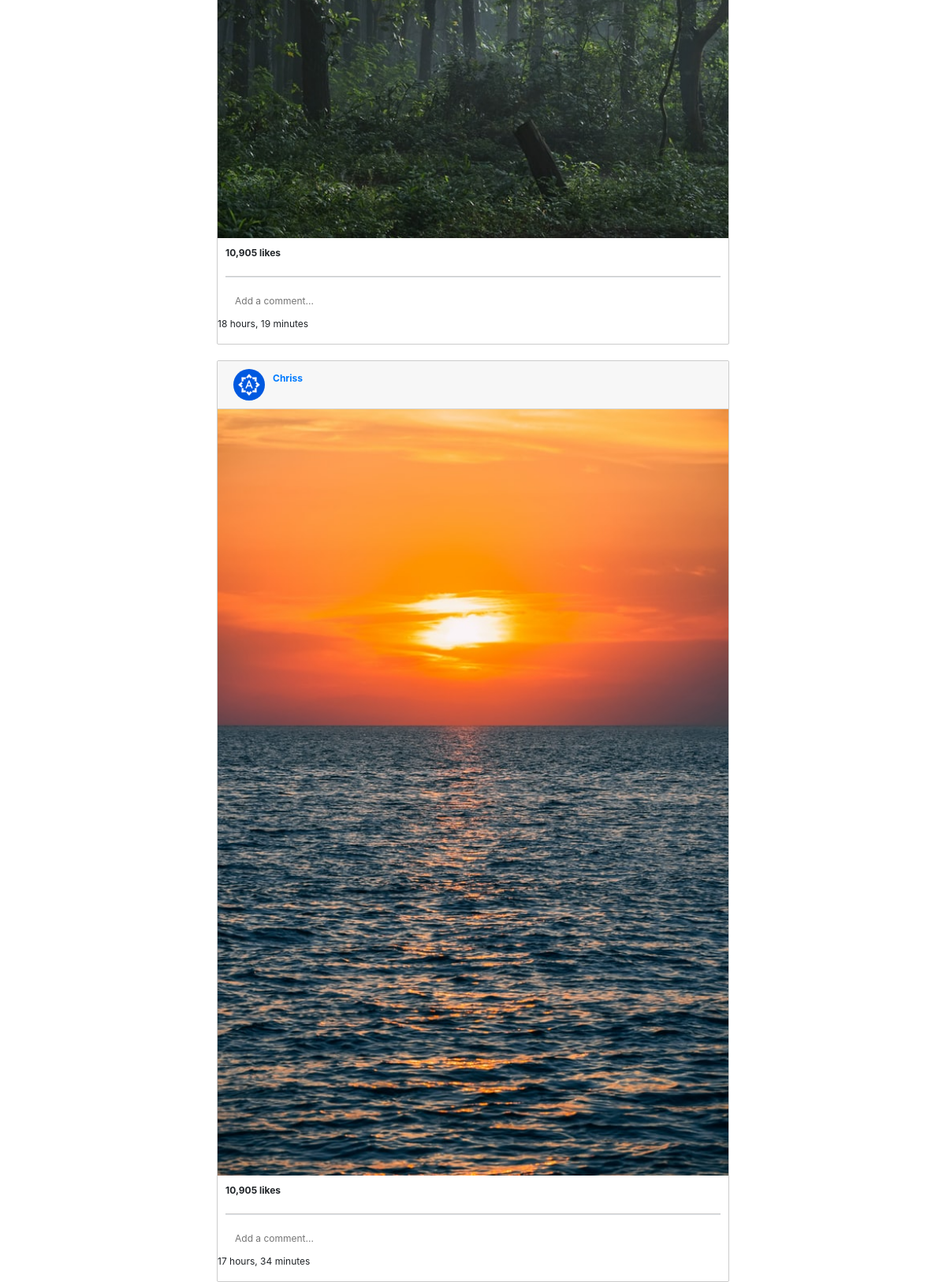
Page /home/ (lower part) on the earlier database version.
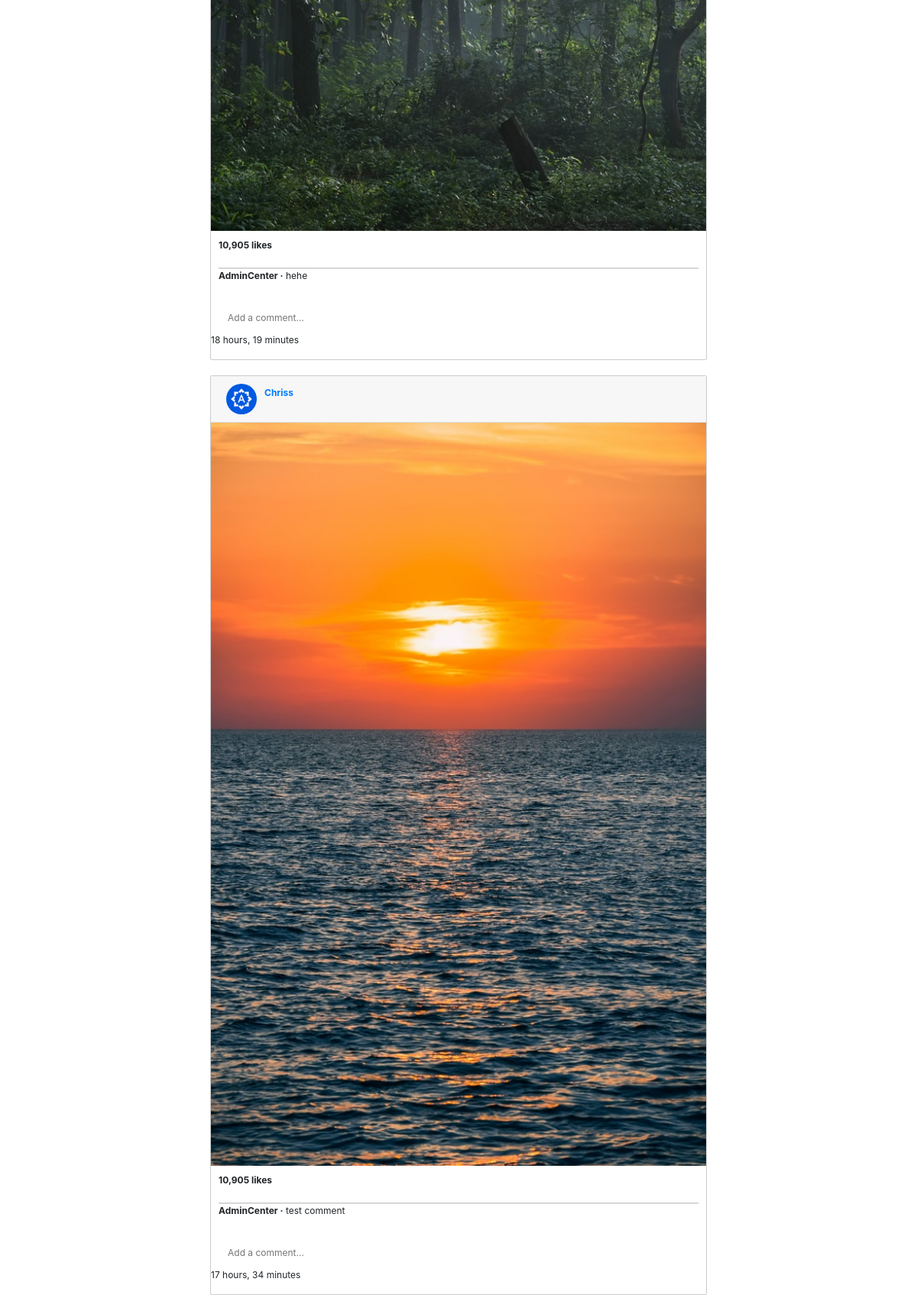
Same page on the later database version.
### instapp/models.py (models this page shows, shortened)
class Post(models.Model):
    image = models.ImageField(upload_to='images/')
    caption = models.TextField()
    date_posted = models.DateTimeField(default=timezone.now)
    author = models.ForeignKey(User, on_delete=models.CASCADE)

class Comment(models.Model):
    post = models.ForeignKey(Post, on_delete=models.CASCADE, related_name='comments')
    comment = models. CharField(max_length=140,null=True, blank = False)
    author = models.ForeignKey(User,on_delete=models.CASCADE)
    def __str__(self):
        return self.comment

### users/models.py (models this page shows, shortened)
class Profile(models.Model):
    user = models.OneToOneField(User, on_delete=models.CASCADE)
    image = models.ImageField(default='default.png', upload_to='profile_images')

### instapp/views.py (the view)
# urls.py: path('home/', HomePageView.as_view(), name ='home'),
class HomePageView(ListView):
    model= Comment
    success_url = reverse_lazy('home')
    model = Post
    form_class= CreateCommentForm
    template_name = 'instapp/index.html'
    context_object_name = 'posts'
    ordering =['date_posted']

### templates/instapp/index.html (shortened to what this page needs)
{% extends 'base.html' %}
{% block content %}
{% for post in  posts %}
<div class="card1">
    <div class="card-header">
      <img class="user-image" src="{{post.author.profile.image.url}}" />
      <a href="{% url 'profile' %}"><p class="user-name">{{ post.author }}</p></a>
    </div>
    <div class="card-image">
      <img src="{{ post.image.url}}" class="img-fluid myimage2" width="100%" />
    </div>
    <div class="card-content">
      <p class= "likes">10,905 likes </p>
      <hr>
<div class="border-top">
    {% for comment in post.comments.all %}
    <p>
    <span class="font-weight-bold">{{ comment.author }} &middot;</span>
    {{ comment }}
    </p>
    {% endfor %}
  </div>
    </div>
    <div class="card-actions">
      <input class="comments-input" type="text" placeholder="Add a comment..." />
    </div>
    <p class="">{{ post.date_posted|timesince}}</p>
  </div>
  {% endfor %}
{% endblock content %}

Differences in the rows shown:
added Comment: author "AdminCenter", comment "hehe", shown under Post "18 hours, 19 minutes"
added Comment: author "AdminCenter", comment "test comment", shown under Post "17 hours, 34 minutes"
